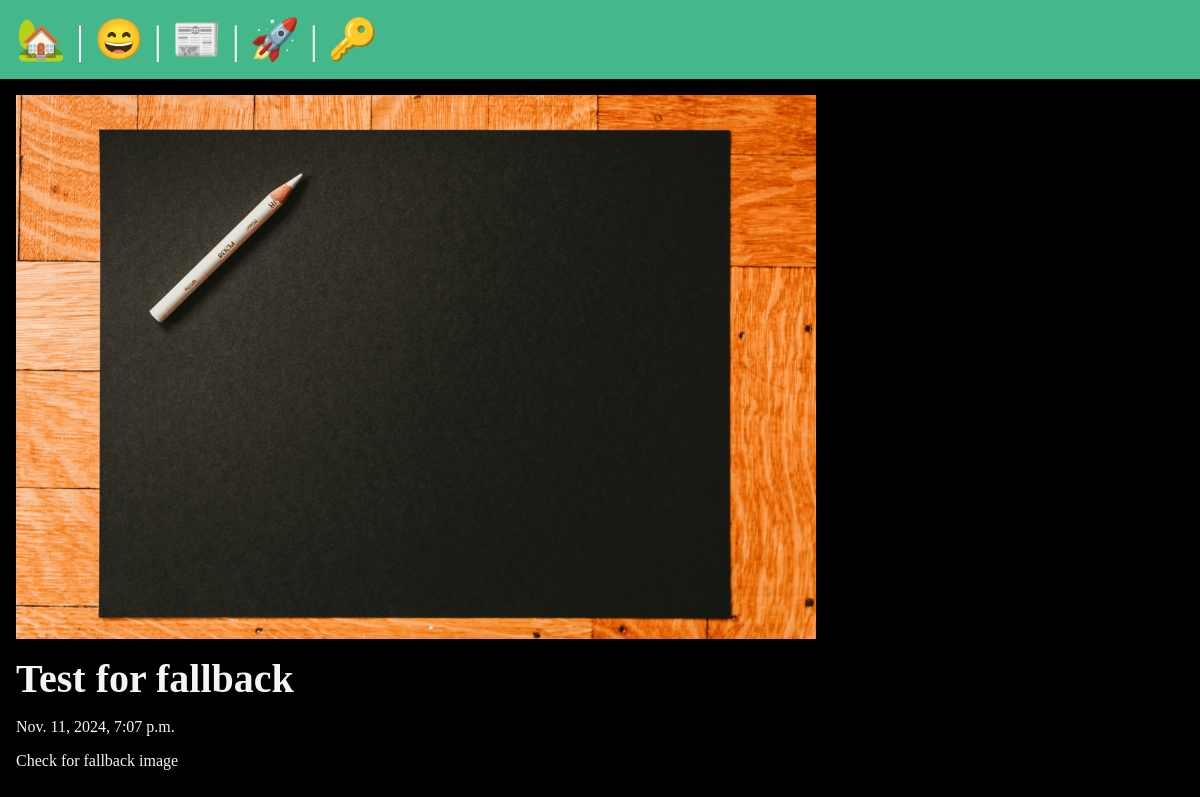
/posts/fallback-image-check, run on the app's committed database.
### posts/models.py (models this page shows, shortened)
class Post(models.Model):
    title = models.CharField(max_length=75)
    body = models.TextField()
    slug = models.SlugField()
    date = models.DateTimeField(auto_now_add=True)
    banner = models.ImageField(default='fallback.png', blank=True)
    author = models.ForeignKey(User, on_delete=models.CASCADE, default=None)

### posts/views.py (the view)
# urls.py: path('<slug:slug>', views.post_page, name="page"),
def post_page(request, slug):
    post = Post.objects.get(slug=slug)
    return render(request, 'posts/posts__page.html', {
        'post': post
    })

### posts/templates/posts/posts__page.html (shortened to what this page needs)
{% extends "layout.html" %}
{% block content %}
    <section>
        <img
            class="banner"
            src="{{ post.banner.url }}"
            alt="{{ post.title }}"
        />
        <h1>{{ post.title }}</h1>
        <p>{{ post.date }}</p>
        <p>{{ post.body }}</p>
    </section>
{% endblock %}

### data on the page
Post: banner (picture), title "Test for fallback", date "Nov. 11, 2024, 7:07 p.m.", body "Check for fallback image"
